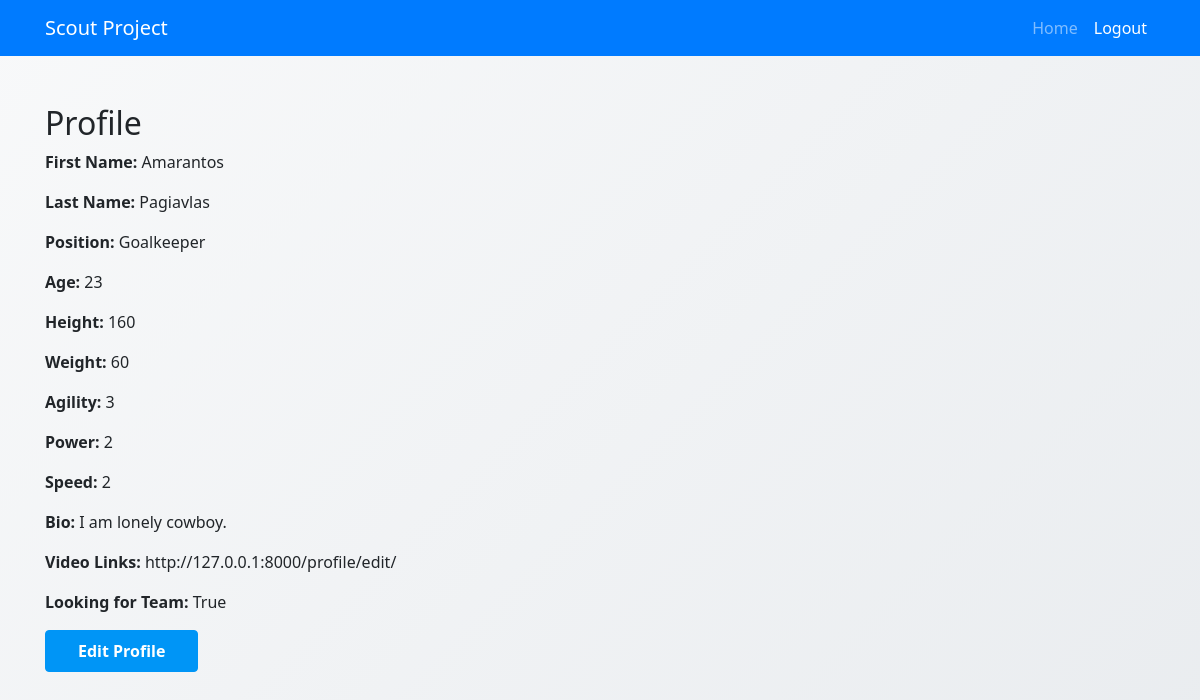
Page /scout_app/profile/ (signed in) on the earlier database version.
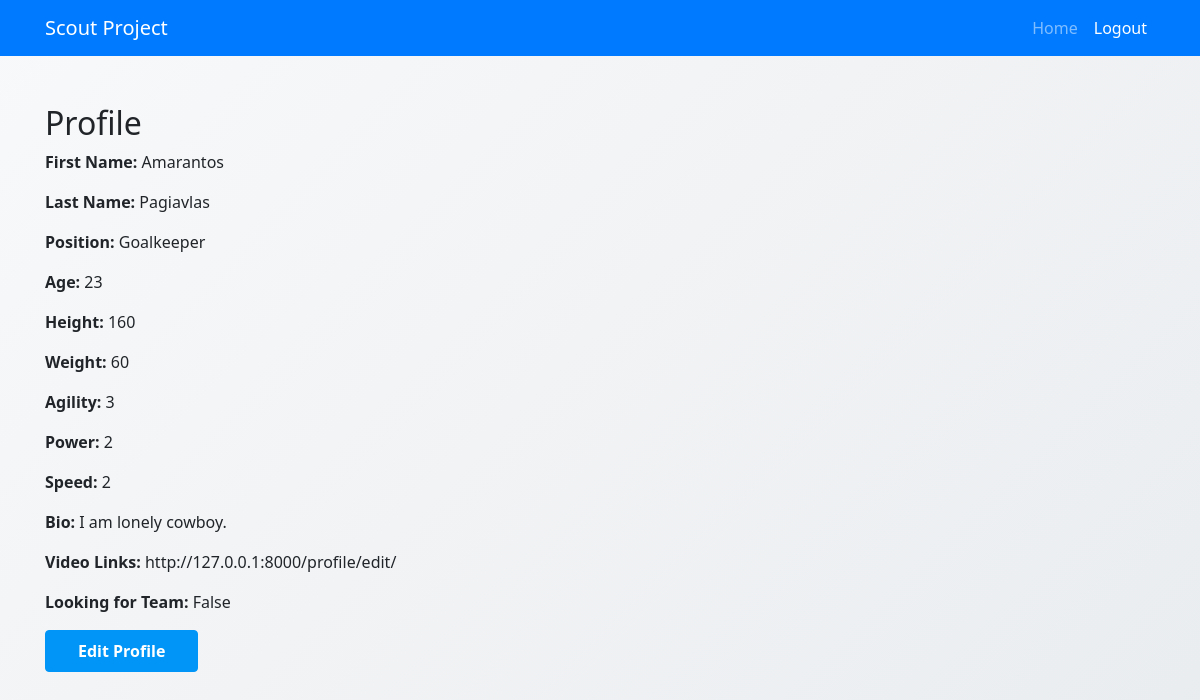
Same page on the later database version.
### scout_app/models.py (models this page shows, shortened)
class PlayerProfile(models.Model):
    user = models.OneToOneField(CustomUser, on_delete=models.SET_NULL, null=True, blank=True)
    first_name = models.CharField(max_length=50)
    last_name = models.CharField(max_length=50)
    position = models.CharField(max_length=20, choices=[('Goalkeeper', 'Goalkeeper'), ('Defender', 'Defender'),
                                                         ('Midfielder', 'Midfielder'), ('Forward', 'Forward')])
    team = models.ForeignKey('TeamProfile', on_delete=models.SET_NULL, null=True, blank=True, related_name='players')
    joined_team_date = models.DateField(null=True, blank=True)
    age = models.IntegerField(null=True, blank=True)
    height = models.IntegerField(null=True, blank=True)
    weight = models.IntegerField(null=True, blank=True)
    agility = models.IntegerField(null=True, blank=True)
    power = models.IntegerField(null=True, blank=True)
    speed = models.IntegerField(null=True, blank=True)
    strategy = models.IntegerField(null=True, blank=True)
    bio = models.TextField(null=True, blank=True)
    video_links = models.TextField(blank=True, null=True)
    looking_for_team = models.BooleanField(default=True)
    matches_played = models.IntegerField(default=0)
    goals_scored = models.IntegerField(default=0)
    assists = models.IntegerField(default=0)
    tackles = models.IntegerField(default=0)

### scout_app/views.py (the view)
# urls.py: path('profile/', views.view_profile, name='view_profile'),
@login_required
def view_profile(request):
    user = request.user
    try:
        profile = PlayerProfile.objects.get(user=user)
    except PlayerProfile.DoesNotExist:
        profile = None
    context = {
        'profile': profile
    }
    return render(request, 'view_profile.html', context)

### scout_app/templates/view_profile.html (shortened to what this page needs)
<!DOCTYPE html>
<html>
<head>
    {% load static %}
    <link rel="stylesheet" href="https://stackpath.bootstrapcdn.com/bootstrap/4.5.2/css/bootstrap.min.css">
    <link rel="stylesheet" type="text/css" href="{% static 'styles.css' %}">
</head>
<body>
    <nav class="navbar navbar-expand-lg navbar-dark bg-primary">
        <div class="container">
          <a class="navbar-brand" href="{% url 'home' %}">Scout Project</a>
          <div class="collapse navbar-collapse" id="navbarNav">
            <ul class="navbar-nav ml-auto">
              <li class="nav-item">
                <a class="nav-link" href="{% url 'home' %}">Home</a>
              </li>
              <li class="nav-item active">
                <a class="nav-link" href="{% url 'logout' %}">Logout</a>
              </li>
            </ul>
          </div>
        </div>
      </nav>
    <div class="container mt-5">
        <h2>Profile</h2>
        {% if profile %}
            <p><strong>First Name:</strong> {{ profile.first_name }}</p>
            <p><strong>Last Name:</strong> {{ profile.last_name }}</p>
            <p><strong>Position:</strong> {{ profile.position }}</p>
            <p><strong>Age:</strong> {{ profile.age }}</p>
            <p><strong>Height:</strong> {{ profile.height }}</p>
            <p><strong>Weight:</strong> {{ profile.weight }}</p>
            <p><strong>Agility:</strong> {{ profile.agility }}</p>
            <p><strong>Power:</strong> {{ profile.power }}</p>
            <p><strong>Speed:</strong> {{ profile.speed }}</p>
            <p><strong>Bio:</strong> {{ profile.bio }}</p>
            <p><strong>Video Links:</strong> {{ profile.video_links }}</p>
            <p><strong>Looking for Team:</strong> {{ profile.looking_for_team }}</p>
            <a href="{% url 'edit_profile' %}" class="btn btn-primary">Edit Profile</a>
        {% else %}
            <p>No profile found.</p>
        {% endif %}
    </div>
</body>
</html>

Differences in the rows shown:
changed PlayerProfile "Amarantos": looking_for_team "True" → "False"
